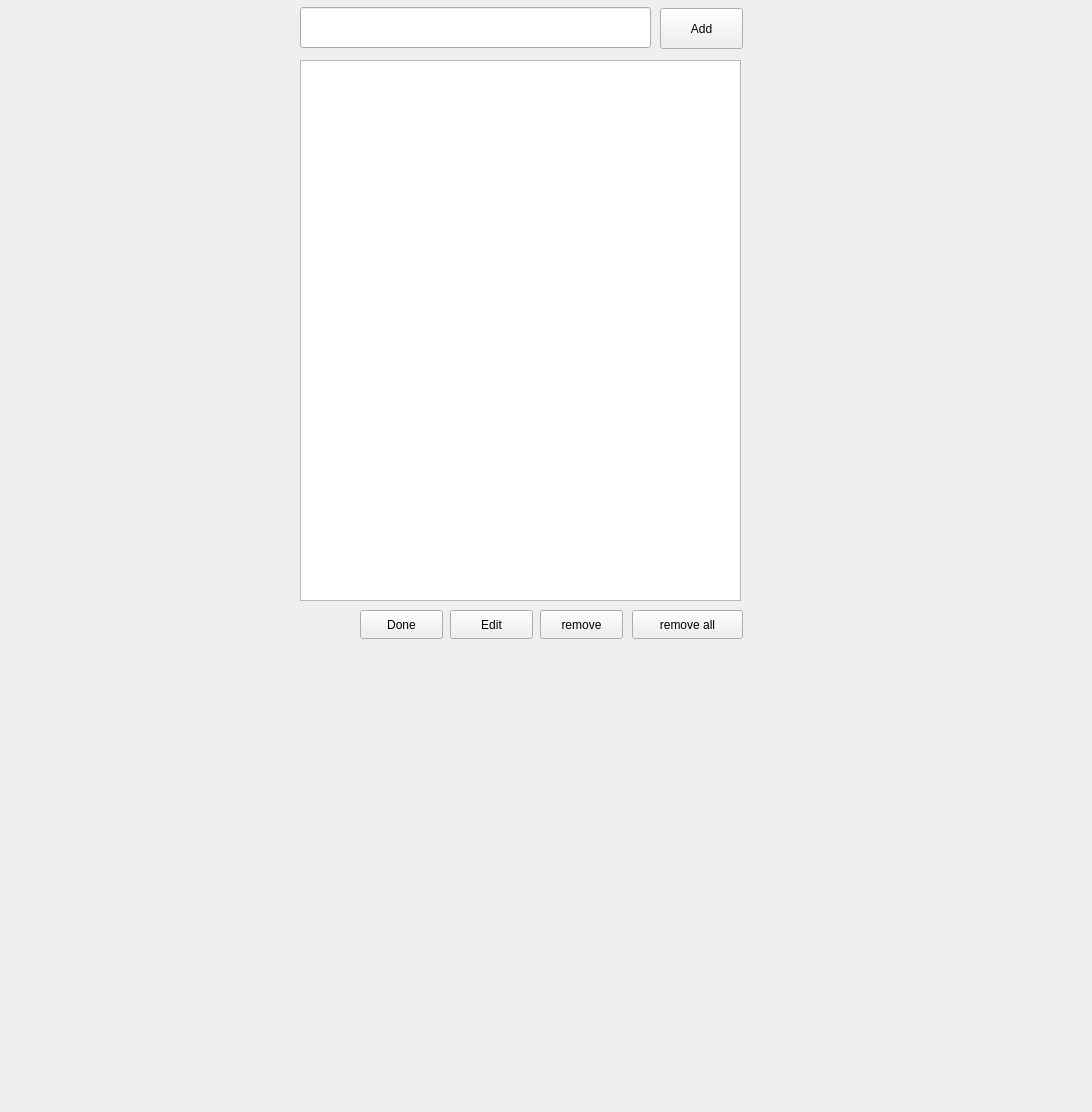
<?xml version="1.0" encoding="UTF-8"?>
<ui version="4.0">
 <class>MainWindow</class>
 <widget class="QMainWindow" name="MainWindow">
  <property name="geometry">
   <rect>
    <x>0</x>
    <y>0</y>
    <width>1092</width>
    <height>1112</height>
   </rect>
  </property>
  <property name="windowTitle">
   <string>MainWindow</string>
  </property>
  <widget class="QWidget" name="centralwidget">
   <widget class="QLineEdit" name="taskInput">
    <property name="geometry">
     <rect>
      <x>300</x>
      <y>7</y>
      <width>351</width>
      <height>41</height>
     </rect>
    </property>
   </widget>
   <widget class="QListWidget" name="taskList">
    <property name="geometry">
     <rect>
      <x>300</x>
      <y>60</y>
      <width>441</width>
      <height>541</height>
     </rect>
    </property>
   </widget>
   <widget class="QPushButton" name="addButton">
    <property name="geometry">
     <rect>
      <x>660</x>
      <y>8</y>
      <width>83</width>
      <height>41</height>
     </rect>
    </property>
    <property name="text">
     <string>Add</string>
    </property>
   </widget>
   <widget class="QPushButton" name="doneButton">
    <property name="geometry">
     <rect>
      <x>360</x>
      <y>610</y>
      <width>83</width>
      <height>29</height>
     </rect>
    </property>
    <property name="text">
     <string>Done</string>
    </property>
   </widget>
   <widget class="QPushButton" name="editButton">
    <property name="geometry">
     <rect>
      <x>450</x>
      <y>610</y>
      <width>83</width>
      <height>29</height>
     </rect>
    </property>
    <property name="text">
     <string>Edit</string>
    </property>
   </widget>
   <widget class="QPushButton" name="removeButton">
    <property name="geometry">
     <rect>
      <x>540</x>
      <y>610</y>
      <width>83</width>
      <height>29</height>
     </rect>
    </property>
    <property name="text">
     <string>remove</string>
    </property>
   </widget>
   <widget class="QPushButton" name="removeAllButton">
    <property name="geometry">
     <rect>
      <x>632</x>
      <y>610</y>
      <width>111</width>
      <height>29</height>
     </rect>
    </property>
    <property name="text">
     <string>remove all</string>
    </property>
   </widget>
  </widget>
 </widget>
 <resources/>
 <connections/>
</ui>
